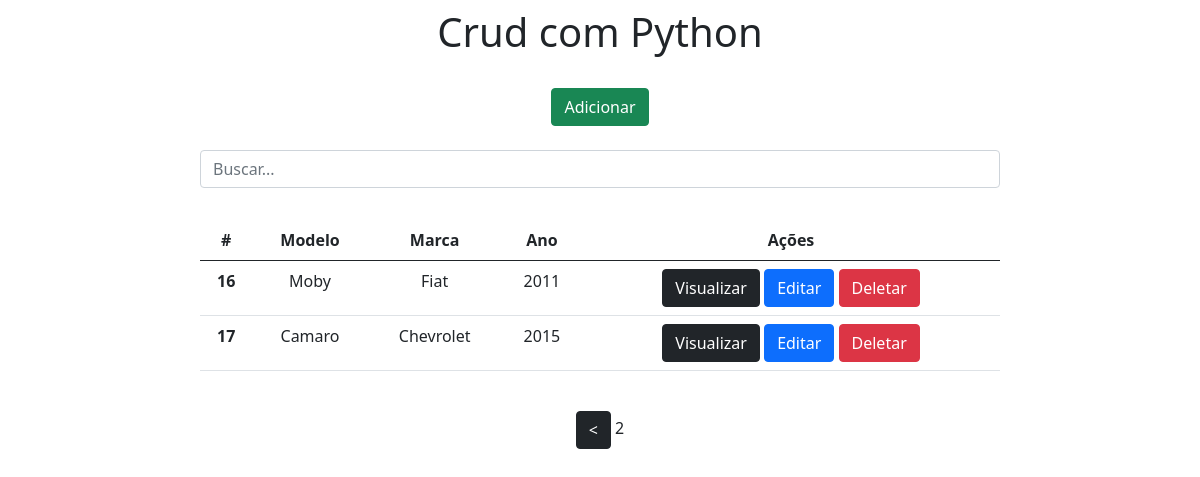
Screenshot of /?page=2 with the database file from the repository.
### app/models.py (models this page shows)
class Carros(models.Model):
    modelo = models.CharField(max_length=150)
    marca = models.CharField(max_length=100)
    ano = models.IntegerField()

### app/views.py (the view)
# urls.py: 2. Add a URL to urlpatterns:  path('', views.home, name='home')
def home(request):
    data = {}
    search = request.GET.get('search')
    if search:
        data['db'] = Carros.objects.filter(modelo__icontains=search)
    else:
        data['db'] = Carros.objects.all()
    all = data['db']
    paginator = Paginator(all, 5)
    pages = request.GET.get('page')
    data['db'] = paginator.get_page(pages)
    return render(request, 'index.html', data)

### app/templates/index.html (shortened to what this page needs)
<!DOCTYPE html>
<html lang="pt-br">
<head>
    <link href="https://cdn.jsdelivr.net/npm/bootstrap@5.0.0-beta2/dist/css/bootstrap.min.css" rel="stylesheet">
</head>
<body>
    <div class="col-8 m-auto pt-2 pb-2 text-center">
        <h1>Crud com Python</h1>
    </div>
    <div class="col-8 m-auto pt-3 pb-2 text-center">
        <a href="/form" class="btn btn-success">Adicionar</a>
    </div>
    <div class="col-8 m-auto pt-3 pb-2 text-center">
        <form method="get">
            <input type="text" id="search" name="search" class="form-control" placeholder="Buscar...">
        </form>
    </div>
    <div class="col-8 m-auto pt-4 pb-2 text-center">
        <table class="table">
          <thead class="thead-dark">
            <tr>
              <th scope="col">#</th>
              <th scope="col">Modelo</th>
              <th scope="col">Marca</th>
              <th scope="col">Ano</th>
              <th scope="col">Ações</th>
            </tr>
          </thead>
          <tbody>
          {% for dbs in db %}
            <tr>
              <th>{{dbs.id}}</th>
              <td>{{dbs.modelo}}</td>
              <td>{{dbs.marca}}</td>
              <td>{{dbs.ano}}</td>
              <td>
                  <a href="/view/{{dbs.id}}/" class="btn btn-dark">Visualizar</a>
                  <a href="/edit/{{dbs.id}}/" class="btn btn-primary">Editar</a>
                  <a href="/delete/{{dbs.id}}/" class="btn btn-danger btnDel">Deletar</a>
              </td>
            </tr>
          {% endfor %}
          </tbody>
        </table>
    </div>
    <div class="col-8 m-auto pt-3 pb-2 text-center">
        {% if db.has_previous %}
            <a href="?page={{db.previous_page_number}}" class="btn btn-dark text-center"> < </a>
        {% endif %}
        {{ db.number }}
    </div>
    {% load static %}
</body>
</html>

### rows the page displays
Carros: id "16", modelo "Moby", marca "Fiat", ano "2011"
Carros: id "17", modelo "Camaro", marca "Chevrolet", ano "2015"

### other values shown
{{ db.number }} "2"
